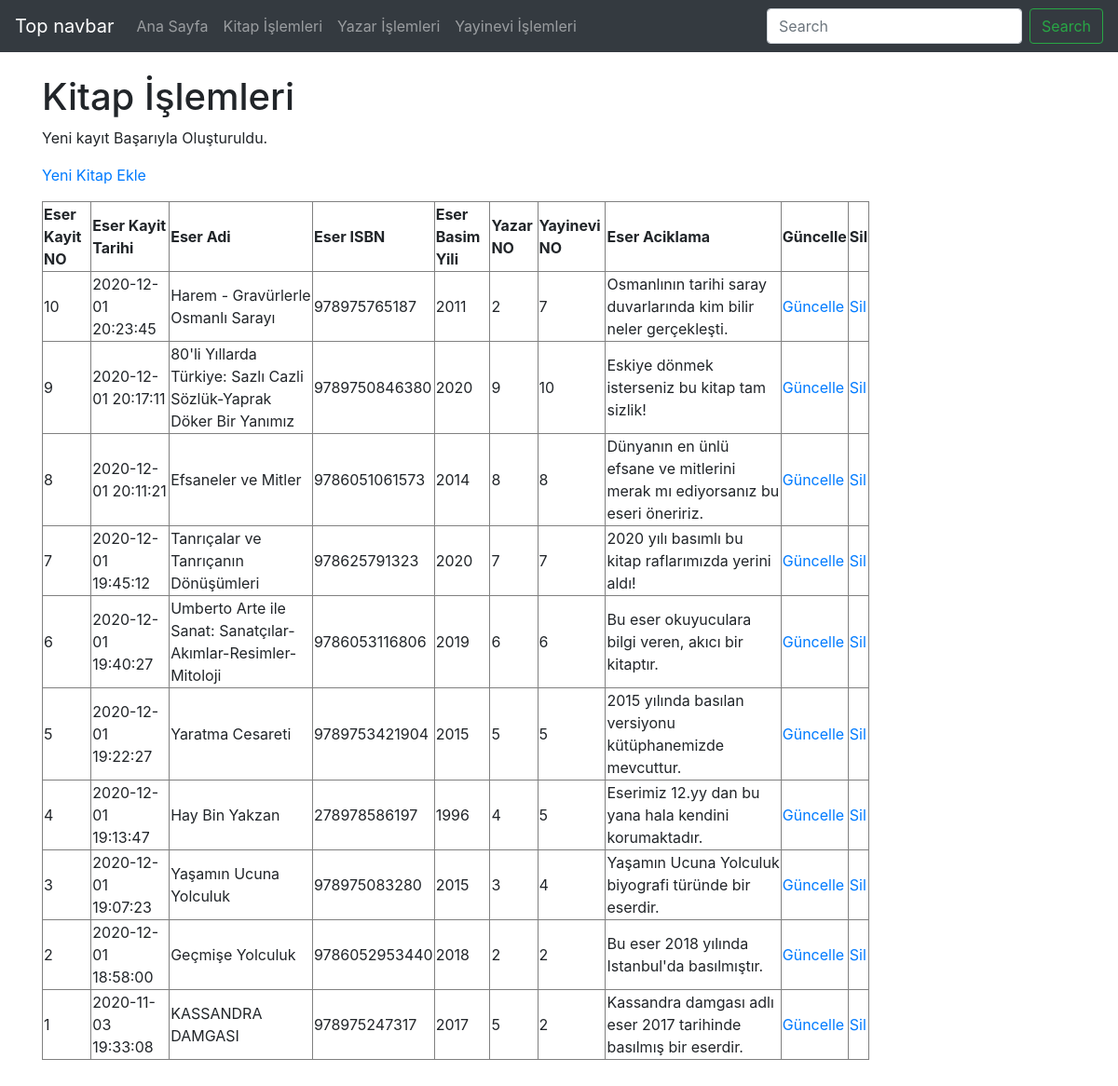
Page /eser_eklendi.php on the committed database.
### tables this page shows
CREATE TABLE `eserler` (
  `EserKayitNO` smallint(6) NOT NULL COMMENT 'Eserin ana anahtarı',
  `EserKayitTARIHI` timestamp NOT NULL DEFAULT current_timestamp() COMMENT 'Eserin kayıt tarihi',
  `EserinAdi` varchar(120) NOT NULL COMMENT 'Eserin adı',
  `EserISBN` varchar(13) NOT NULL COMMENT 'Eserin ISBN numarası',
  `EserinBTarihi` year(4) NOT NULL COMMENT 'Eserin Basım Tarihi',
  `EserinBYeri` varchar(50) NOT NULL COMMENT 'Eserin Basım Yeri',
  `YayineviKayitNO` int(11) NOT NULL COMMENT 'Yayınevinin kayıt numarasını gösterir',
  `YazarKayitNO` int(11) NOT NULL COMMENT 'Yazarın Kayıt No''sunu gösterir.',
  `EserAciklama` text NOT NULL COMMENT 'Eserin açıklaması'
);

### eser_eklendi.php (the view, shortened to what this page needs)
<?php
    require_once("baglanti.php");
    $EserinAdi = mysqli_real_escape_string($baglanti, $_POST['EserinAdi']);
    $EserISBN = mysqli_real_escape_string($baglanti, $_POST['EserISBN']);
    $EserinBTarihi = mysqli_real_escape_string($baglanti, $_POST['EserinBTarihi']);
    $YazarKayitNO = mysqli_real_escape_string($baglanti, $_POST['YazarKayitNO']);
    $YayineviKayitNO = mysqli_real_escape_string($baglanti, $_POST['YayineviKayitNO']);
    $EserAciklama = mysqli_real_escape_string($baglanti, $_POST['EserAciklama']);
    $sorgu = "INSERT INTO eserler (EserinAdi, EserISBN, EserinBTarihi, YazarKayitNO, YayineviKayitNO, EserAciklama)
            VALUES ('$EserinAdi', '$EserISBN', '$EserinBTarihi', '$YazarKayitNO', '$YayineviKayitNO', '$EserAciklama')";
    if (mysqli_query($baglanti, $sorgu)) {
        $islemSonuc = "Yeni kayıt Başarıyla Oluşturuldu.";
    } else {
        $islemSonuc = "Hata: " . $sorgu . "<br>" . mysqli_error($baglanti);
    }
    $sorgu = mysqli_query($baglanti, "SELECT * FROM eserler ORDER BY EserKayitNO DESC");
?>
<!DOCTYPE html>
<html lang="tr"><head><meta http-equiv="Content-Type" content="text/html; charset=UTF-8">
<link href="bootstrap.min.css" rel="stylesheet">
    <link href="./katalog_files/navbar-top.css" rel="stylesheet">
  </head>
  <body>
    <nav class="navbar navbar-expand-md navbar-dark bg-dark mb-4">
  <a class="navbar-brand" href="https://getbootstrap.com/docs/4.4/examples/navbar-static/#">Top navbar</a>
  <div class="collapse navbar-collapse" id="navbarCollapse">
    <ul class="navbar-nav mr-auto">
      <li class="nav-item">
        <a class="nav-link" href="index.php">Ana Sayfa </a>
      </li>
      <li class="nav-item">
        <a class="nav-link" href="eser.php">Kitap İşlemleri</a>
      </li>
      <li class="nav-item">
        <a class="nav-link" href="yazar.php">Yazar İşlemleri</a>
      </li>
      <li class="nav-item">
        <a class="nav-link" href="yayinevi.php">Yayinevi İşlemleri</a>
      </li>
    </ul>
    <form class="form-inline mt-2 mt-md-0">
      <input class="form-control mr-sm-2" type="text" placeholder="Search" aria-label="Search">
      <button class="btn btn-outline-success my-2 my-sm-0" type="submit">Search</button>
    </form>
  </div>
</nav>
<main role="main" class="container">
<h1>Kitap İşlemleri</h1>
<p><?php echo $islemSonuc; ?></p>
<p><a href="eser_ekle.php">Yeni Kitap Ekle</a></p>
<?php
echo("<table border=1 width=80%>");
    echo("<tr>");
    echo("<td><b>Eser Kayit NO</b></td>");
    echo("<td><b>Eser Kayit Tarihi</b></td>");
    echo("<td><b>Eser Adi</b></td>");
    echo("<td><b>Eser ISBN</b></td>");
    echo("<td><b>Eser Basim Yili</b></td>");
    echo("<td><b>Yazar NO</b></td>");
    echo("<td><b>Yayinevi NO</b></td>");
    echo("<td><b>Eser Aciklama</b></td>");
    echo("<td><b>Güncelle</b></td>");
    echo("<td><b>Sil</b></td>");
    echo("</tr>");
while($satir = mysqli_fetch_assoc($sorgu)){
    echo("<tr>");
    echo("<td>".$satir["EserKayitNO"]."</td>");
    echo("<td>".$satir["EserKayitTARIHI"]."</td>");
    echo("<td>".$satir["EserinAdi"]."</td>");
    echo("<td>".$satir["EserISBN"]."</td>");
    echo("<td>".$satir["EserinBTarihi"]."</td>");
    echo("<td>".$satir["YazarKayitNO"]."</td>");
    echo("<td>".$satir["YayineviKayitNO"]."</td>");
    echo("<td>".$satir["EserAciklama"]."</td>");
    echo("<td><a href='eser_guncellenecek.php?EserKayitNO=".$satir["EserKayitNO"]."'>Güncelle</a></td>");
    echo("<td><a href='eser_sil.php?EserKayitNO=".$satir["EserKayitNO"]."'>Sil</a></td>");
    echo("</tr>");
            }
echo("</table>");
?>
</main>
</body></html>

### navbar-top.css (style rules this page uses)
body { min-height: 75rem; }

### rows in the picture
eserler: EserKayitNO "10", EserKayitTARIHI "2020-12-01 20:23:45", EserinAdi "Harem - Gravürlerle Osmanlı Sarayı", EserISBN "978975765187", EserinBTarihi "2011", YazarKayitNO "2", YayineviKayitNO "7", EserAciklama "Osmanlının tarihi saray duvarlarında kim bilir neler gerçekleşti."
eserler: EserKayitNO "9", EserKayitTARIHI "2020-12-01 20:17:11", EserinAdi "80'li Yıllarda Türkiye: Sazlı Cazli Sözlük-Yaprak Döker Bir Yanımız", EserISBN "9789750846380", EserinBTarihi "2020", YazarKayitNO "9", YayineviKayitNO "10", EserAciklama "Eskiye dönmek isterseniz bu kitap tam sizlik!"
eserler: EserKayitNO "8", EserKayitTARIHI "2020-12-01 20:11:21", EserinAdi "Efsaneler ve Mitler", EserISBN "9786051061573", EserinBTarihi "2014", YazarKayitNO "8", YayineviKayitNO "8", EserAciklama "Dünyanın en ünlü efsane ve mitlerini merak mı ediyorsanız bu eseri öneririz."
eserler: EserKayitNO "7", EserKayitTARIHI "2020-12-01 19:45:12", EserinAdi "Tanrıçalar ve Tanrıçanın Dönüşümleri", EserISBN "978625791323", EserinBTarihi "2020", YazarKayitNO "7", YayineviKayitNO "7", EserAciklama "2020 yılı basımlı bu kitap raflarımızda yerini aldı!"
eserler: EserKayitNO "6", EserKayitTARIHI "2020-12-01 19:40:27", EserinAdi "Umberto Arte ile Sanat: Sanatçılar-Akımlar-Resimler-Mitoloji", EserISBN "9786053116806", EserinBTarihi "2019", YazarKayitNO "6", YayineviKayitNO "6", EserAciklama "Bu eser okuyuculara bilgi veren, akıcı bir kitaptır."
eserler: EserKayitNO "5", EserKayitTARIHI "2020-12-01 19:22:27", EserinAdi "Yaratma Cesareti", EserISBN "9789753421904", EserinBTarihi "2015", YazarKayitNO "5", YayineviKayitNO "5", EserAciklama "2015 yılında basılan versiyonu kütüphanemizde mevcuttur."
eserler: EserKayitNO "4", EserKayitTARIHI "2020-12-01 19:13:47", EserinAdi "Hay Bin Yakzan", EserISBN "278978586197", EserinBTarihi "1996", YazarKayitNO "4", YayineviKayitNO "5", EserAciklama "Eserimiz 12.yy dan bu yana hala kendini korumaktadır."
eserler: EserKayitNO "3", EserKayitTARIHI "2020-12-01 19:07:23", EserinAdi "Yaşamın Ucuna Yolculuk", EserISBN "978975083280", EserinBTarihi "2015", YazarKayitNO "3", YayineviKayitNO "4", EserAciklama "Yaşamın Ucuna Yolculuk biyografi türünde bir eserdir."
eserler: EserKayitNO "2", EserKayitTARIHI "2020-12-01 18:58:00", EserinAdi "Geçmişe Yolculuk", EserISBN "9786052953440", EserinBTarihi "2018", YazarKayitNO "2", YayineviKayitNO "2", EserAciklama "Bu eser 2018 yılında Istanbul'da basılmıştır."
eserler: EserKayitNO "1", EserKayitTARIHI "2020-11-03 19:33:08", EserinAdi "KASSANDRA DAMGASI", EserISBN "978975247317", EserinBTarihi "2017", YazarKayitNO "5", YayineviKayitNO "2", EserAciklama "Kassandra damgası adlı eser 2017 tarihinde basılmış bir eserdir."

### other values in the picture
$islemSonuc "Yeni kayıt Başarıyla Oluşturuldu."
